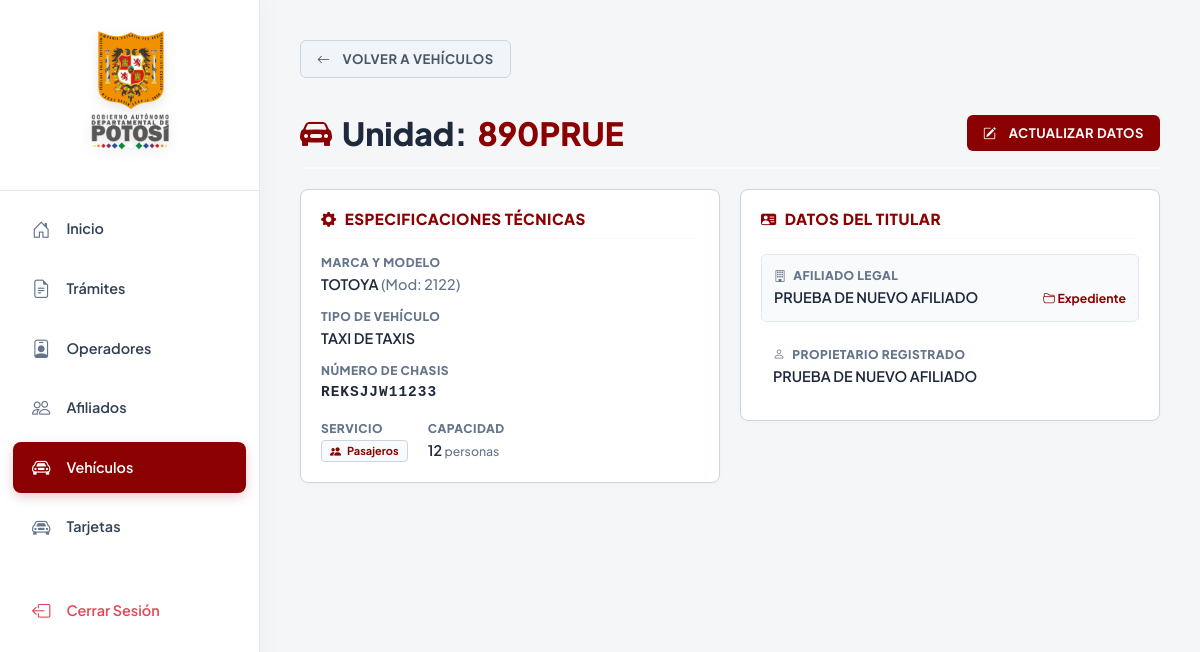
Screenshot of /vehiculo/detalle/890PRUE/ (signed in) with the database file from the repository.
### apps/vehiculo/models.py (models this page shows, shortened)
class Vehiculo(models.Model):
    TRANSPORTE = (
        ('p', 'PASAJEROS'),
        ('c', 'CARGA'),
    )
    afiliado = models.ForeignKey(
        Afiliado,
        on_delete=models.PROTECT,
        related_name='vehiculo_afiliado'
    )
    marca = models.ForeignKey(
        MarcaVehiculo,
        on_delete=models.PROTECT,
        related_name='vehiculo_marca'
    )
    tipo = models.ForeignKey(
        TipoVehiculo,
        on_delete=models.PROTECT,
        related_name='vehiculo_tipo'
    )
    propietario = models.CharField(max_length=500, blank=True)
    transporte = models.CharField(max_length=20, choices=TRANSPORTE)
    modelo = models.PositiveIntegerField()
    placa = models.CharField(max_length=7, unique=True)
    chasis = models.CharField(max_length=100, unique=True)
    capacidad = models.CharField(max_length=20)
    fecha_registro = models.DateTimeField(auto_now_add=True)

class MarcaVehiculo(models.Model):
    nombre = models.CharField(max_length=100)
    fecha_registro = models.DateTimeField(auto_now_add=True)
    def __str__(self):
        return self.nombre

class TipoVehiculo(models.Model):
    tipo = models.CharField(max_length=100)
    fecha_registro = models.DateTimeField(auto_now_add=True)
    def __str__(self):
        return self.tipo

### apps/afiliado/models.py (models this page shows)
class Afiliado(models.Model):
    operador = models.ForeignKey(
        Operador,
        on_delete=models.PROTECT,
        related_name='afiliado_operador'
    )
    nombre_completo = models.CharField(max_length=500)
    fecha_registro = models.DateTimeField(auto_now_add=True)
    def __str__(self):
        return self.nombre_completo

### apps/vehiculo/views.py (the view, shortened to what this page needs)
# urls.py: path('vehiculo/detalle/<str:placa>/', views.detalle_vehiculo, name='detalle_vehiculo'),
@login_required
@user_passes_test(es_admin, login_url='/', redirect_field_name=None)
def detalle_vehiculo(request: HttpRequest, placa: str) -> HttpResponse:
    vehiculo = get_object_or_404(
        Vehiculo.objects.select_related('marca', 'tipo', 'afiliado'),
        placa=placa
    )
    form_vehiculo = EditarVehiculoForm(instance=vehiculo)
    form_marca = MarcaVehiculoForm()
    form_tipo = TipoVehiculoForm()
    contexto = {
        'vehiculo': vehiculo,
        'form_vehiculo': form_vehiculo,
        'form_marca': form_marca,
        'form_tipo': form_tipo,
    }
    return render(request, 'vehiculo/detalle.html', contexto)

### apps/usuario/permisos.py (called while the page is built)
def es_admin(user):
    return user.is_authenticated and user.rol in ['sa', 'a']

### templates/vehiculo/detalle.html (shortened to what this page needs)
{% extends 'base.html' %}
{% block content %}
<div>
    <div style="margin-bottom: 20px;">
        <a href="{% url 'vehiculo:lista_vehiculos' %}" class="btn-custom btn-gris d-inline-flex w-auto mb-3">
            <i class="bi bi-arrow-left me-1" aria-hidden="true"></i> Volver a Vehículos
        </a>
    </div>
    <div class="header-pagina">
        <h2 class="titulo-principal">
            <i class="bi bi-car-front-fill" style="color: var(--color-principal);" aria-hidden="true"></i>
            Unidad: <span style="color: var(--color-principal);">{{ vehiculo.placa|upper }}</span>
        </h2>
        {% if user.rol == 'a' or user.rol == 'sa' %}
            <button class="btn-custom btn-principal w-auto" onclick="document.getElementById('modalEdicion').showModal()">
                <i class="bi bi-pencil-square me-1" aria-hidden="true"></i> Actualizar Datos
            </button>
        {% endif %}
    </div>
    <div class="contenedor-principal">
        <div class="columna">
            <div class="bloque-form">
                <h3 class="subtitulo-bloque"><i class="bi bi-gear-fill me-2" aria-hidden="true"></i> Especificaciones Técnicas</h3>
                <ul class="lista-datos">
                    <li>
                        <span class="label-mini">Marca y Modelo</span>
                        <span class="valor-dato">{{ vehiculo.marca.nombre }} <span style="color: #64748b; font-weight: 500;">(Mod: {{ vehiculo.modelo }})</span></span>
                    </li>
                    <li>
                        <span class="label-mini">Tipo de Vehículo</span>
                        <span class="valor-dato">{{ vehiculo.tipo.tipo }}</span>
                    </li>
                    <li>
                        <span class="label-mini">Número de Chasis</span>
                        <span class="valor-dato" style="font-family: monospace; letter-spacing: 1px;">{{ vehiculo.chasis|upper }}</span>
                    </li>
                    <li style="flex-direction: row; gap: 20px; align-items: center; margin-top: 5px;">
                        <div>
                            <span class="label-mini d-block">Servicio</span>
                            <span class="badge" style="background: var(--bg-suave); color: var(--color-principal); border: 1px solid var(--color-borde); padding: 4px 8px; border-radius: 4px; font-size: 0.8em; font-weight: 700;">
                                {% if vehiculo.transporte == 'p' %}
                                    <i class="bi bi-people-fill me-1" aria-hidden="true"></i> Pasajeros
                                {% else %}
                                    <i class="bi bi-box-seam-fill me-1" aria-hidden="true"></i> Carga
                                {% endif %}
                            </span>
                        </div>
                        <div>
                            <span class="label-mini d-block">Capacidad</span>
                            <span class="valor-dato">{{ vehiculo.capacidad }} <span style="font-size: 0.85em; color: #64748b; font-weight: 500;">{% if vehiculo.transporte == 'p' %}personas{% else %}toneladas{% endif %}</span></span>
                        </div>
                    </li>
                </ul>
            </div>
        </div>
        <div class="columna">
            <div class="bloque-form">
                <h3 class="subtitulo-bloque"><i class="bi bi-person-vcard-fill me-2" aria-hidden="true"></i> Datos del Titular</h3>
                <ul class="lista-datos">
                    <li style="background: var(--bg-suave); padding: 12px; border-radius: 6px; border: 1px solid #e2e8f0;">
                        <span class="label-mini"><i class="bi bi-building me-1" aria-hidden="true"></i> Afiliado Legal</span>
                        <span class="valor-dato" style="display: flex; justify-content: space-between; align-items: center;">
                            {{ vehiculo.afiliado.nombre_completo|upper }}
                            <a href="{% url 'afiliado:detalle_afiliado' vehiculo.afiliado.id %}" class="link-custom"><i class="bi bi-folder2-open" aria-hidden="true"></i> Expediente</a>
                        </span>
                    </li>
                    <li style="padding: 12px;">
                        <span class="label-mini"><i class="bi bi-person me-1" aria-hidden="true"></i> Propietario Registrado</span>
                        <span class="valor-dato">{{ vehiculo.propietario|default:"NO ESPECIFICADO"|upper }}</span>
                    </li>
                </ul>
            </div>
        </div>
    </div>
</div>
{% endblock %}

### templates/base.html (style rules this page uses)
:root { --primary: #8b0000; --primary-dark: #660000; --secondary: #c5a059; --tertiary: #c5a059; --bg-body: #f4f6f8; --bg-sidebar: #ffffff; --bg-surface: #ffffff; --text-main: #334155; --text-muted: #64748b; --border-color: #e2e8f0; --white: #ffffff; }
body { background-color: var(--bg-body); font-family: 'Plus Jakarta Sans', sans-serif; font-size: 14.5px; color: var(--text-main); min-height: 100vh; }

### templates/vehiculo/detalle.html (style rules this page uses)
:root { --color-principal: #8b0000; --color-hover: #6a0000; --color-texto: #1e293b; --color-borde: #cbd5e1; --bg-suave: #f8fafc; }
.header-pagina { display: flex; justify-content: space-between; align-items: center; margin-bottom: 20px; padding-bottom: 15px; border-bottom: 2px solid var(--bg-suave); }
.titulo-principal { color: var(--color-texto); font-weight: 800; margin: 0; display: flex; align-items: center; gap: 10px; }
.contenedor-principal { display: flex; gap: 20px; align-items: flex-start; margin-top: 15px; flex-wrap: wrap; }
.columna { flex: 1; min-width: 300px; }
.bloque-form { border: 1px solid var(--color-borde); padding: 20px; margin-bottom: 20px; border-radius: 8px; background-color: #ffffff; box-shadow: 0 2px 4px rgba(0,0,0,0.02); }
.subtitulo-bloque { color: var(--color-principal); font-weight: 800; font-size: 0.95rem; margin-top: 0; margin-bottom: 15px; text-transform: uppercase; letter-spacing: 0.5px; display: flex; align-items: center; border-bottom: 1px solid var(--bg-suave); padding-bottom: 10px; }
.lista-datos { list-style: none; padding: 0; margin: 0; display: flex; flex-direction: column; gap: 12px; }
.lista-datos li { display: flex; flex-direction: column; font-size: 0.95em; }
.label-mini { font-size: 0.75rem; font-weight: 800; color: #64748b; text-transform: uppercase; letter-spacing: 0.5px; margin-bottom: 2px; }
.valor-dato { color: var(--color-texto); font-weight: 600; font-size: 1.05em; }
.btn-custom { padding: 8px 16px; border: none; border-radius: 6px; cursor: pointer; font-weight: 700; font-size: 0.9em; display: inline-flex; align-items: center; justify-content: center; gap: 8px; transition: all 0.2s; text-transform: uppercase; letter-spacing: 0.5px; text-decoration: none; }
.btn-principal { background-color: var(--color-principal); color: white; }
.btn-gris { background-color: #f1f5f9; color: #475569; border: 1px solid var(--color-borde); }
.link-custom { color: var(--color-principal); text-decoration: none; font-weight: 700; font-size: 0.85em; }

### rows the page displays
Vehiculo: placa "890PRUE", marca.nombre "TOTOYA", modelo "2122", tipo.tipo "TAXI DE TAXIS", chasis "REKSJJW11233", capacidad "12", afiliado.nombre_completo "PRUEBA DE NUEVO AFILIADO", propietario "PRUEBA DE NUEVO AFILIADO"
